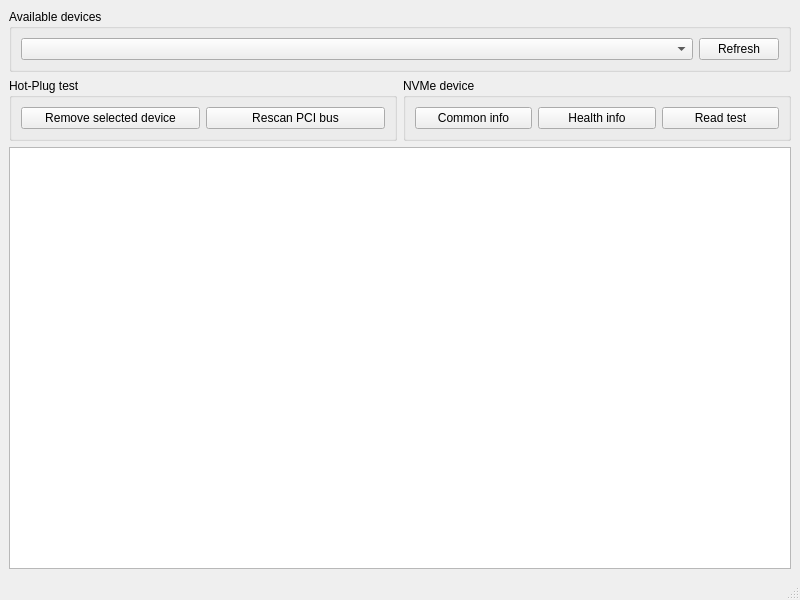
<?xml version="1.0" encoding="UTF-8"?>
<ui version="4.0">
 <class>MainWindow</class>
 <widget class="QMainWindow" name="MainWindow">
  <property name="geometry">
   <rect>
    <x>0</x>
    <y>0</y>
    <width>800</width>
    <height>600</height>
   </rect>
  </property>
  <property name="windowTitle">
   <string>MiniNVMe Test Application</string>
  </property>
  <widget class="QWidget" name="centralwidget">
   <layout class="QVBoxLayout" name="verticalLayout">
    <item>
     <widget class="QGroupBox" name="groupBox_1">
      <property name="title">
       <string>Available devices</string>
      </property>
      <layout class="QHBoxLayout" name="horizontalLayout">
       <item>
        <widget class="QComboBox" name="deviceBox">
         <property name="sizePolicy">
          <sizepolicy hsizetype="MinimumExpanding" vsizetype="Fixed">
           <horstretch>0</horstretch>
           <verstretch>0</verstretch>
          </sizepolicy>
         </property>
        </widget>
       </item>
       <item>
        <widget class="QPushButton" name="refreshButton">
         <property name="text">
          <string>Refresh</string>
         </property>
        </widget>
       </item>
      </layout>
     </widget>
    </item>
    <item>
     <layout class="QHBoxLayout" name="horizontalLayout_4">
      <item>
       <widget class="QGroupBox" name="groupBox_2">
        <property name="title">
         <string>Hot-Plug test</string>
        </property>
        <layout class="QHBoxLayout" name="horizontalLayout_2">
         <item>
          <widget class="QPushButton" name="removeButton">
           <property name="text">
            <string>Remove selected device</string>
           </property>
          </widget>
         </item>
         <item>
          <widget class="QPushButton" name="rescanButton">
           <property name="text">
            <string>Rescan PCI bus</string>
           </property>
          </widget>
         </item>
        </layout>
       </widget>
      </item>
      <item>
       <widget class="QGroupBox" name="groupBox_3">
        <property name="title">
         <string>NVMe device</string>
        </property>
        <layout class="QHBoxLayout" name="horizontalLayout_3">
         <item>
          <widget class="QPushButton" name="commonInfoButton">
           <property name="text">
            <string>Common info</string>
           </property>
          </widget>
         </item>
         <item>
          <widget class="QPushButton" name="healthInfoButton">
           <property name="text">
            <string>Health info</string>
           </property>
          </widget>
         </item>
         <item>
          <widget class="QPushButton" name="readTestButton">
           <property name="text">
            <string>Read test</string>
           </property>
          </widget>
         </item>
        </layout>
       </widget>
      </item>
     </layout>
    </item>
    <item>
     <widget class="QPlainTextEdit" name="plainTextEdit">
      <property name="lineWrapMode">
       <enum>QPlainTextEdit::NoWrap</enum>
      </property>
      <property name="readOnly">
       <bool>true</bool>
      </property>
     </widget>
    </item>
   </layout>
  </widget>
  <widget class="QMenuBar" name="menubar">
   <property name="geometry">
    <rect>
     <x>0</x>
     <y>0</y>
     <width>800</width>
     <height>20</height>
    </rect>
   </property>
  </widget>
  <widget class="QStatusBar" name="statusbar"/>
 </widget>
 <resources/>
 <connections/>
</ui>
